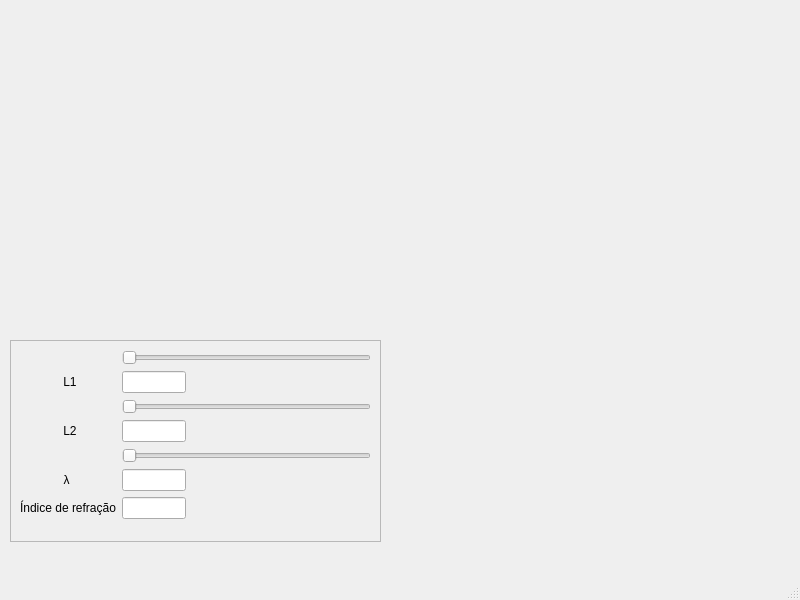
<?xml version="1.0" encoding="UTF-8"?>
<ui version="4.0">
 <class>MainWindow</class>
 <widget class="QMainWindow" name="MainWindow">
  <property name="geometry">
   <rect>
    <x>0</x>
    <y>0</y>
    <width>800</width>
    <height>600</height>
   </rect>
  </property>
  <property name="windowTitle">
   <string>MainWindow</string>
  </property>
  <widget class="QWidget" name="centralwidget">
   <widget class="QFrame" name="frame">
    <property name="geometry">
     <rect>
      <x>10</x>
      <y>340</y>
      <width>371</width>
      <height>202</height>
     </rect>
    </property>
    <property name="frameShape">
     <enum>QFrame::StyledPanel</enum>
    </property>
    <property name="frameShadow">
     <enum>QFrame::Raised</enum>
    </property>
    <layout class="QFormLayout" name="formLayout">
     <item row="0" column="1">
      <widget class="QSlider" name="L1_horizontalSlider">
       <property name="minimum">
        <number>1</number>
       </property>
       <property name="maximum">
        <number>1000</number>
       </property>
       <property name="pageStep">
        <number>1</number>
       </property>
       <property name="orientation">
        <enum>Qt::Horizontal</enum>
       </property>
       <property name="tickPosition">
        <enum>QSlider::NoTicks</enum>
       </property>
      </widget>
     </item>
     <item row="1" column="0">
      <widget class="QLabel" name="L1_label">
       <property name="text">
        <string>             L1</string>
       </property>
      </widget>
     </item>
     <item row="1" column="1">
      <widget class="QLineEdit" name="L1_lineEdit">
       <property name="maximumSize">
        <size>
         <width>64</width>
         <height>16777215</height>
        </size>
       </property>
      </widget>
     </item>
     <item row="2" column="1">
      <widget class="QSlider" name="L2_horizontalSlider">
       <property name="minimum">
        <number>1</number>
       </property>
       <property name="maximum">
        <number>1000</number>
       </property>
       <property name="pageStep">
        <number>1</number>
       </property>
       <property name="orientation">
        <enum>Qt::Horizontal</enum>
       </property>
      </widget>
     </item>
     <item row="3" column="0">
      <widget class="QLabel" name="L2_label">
       <property name="text">
        <string>             L2</string>
       </property>
      </widget>
     </item>
     <item row="3" column="1">
      <widget class="QLineEdit" name="L2_lineEdit">
       <property name="maximumSize">
        <size>
         <width>64</width>
         <height>16777215</height>
        </size>
       </property>
      </widget>
     </item>
     <item row="4" column="1">
      <widget class="QSlider" name="Lambda_horizontalSlider_3">
       <property name="minimum">
        <number>380</number>
       </property>
       <property name="maximum">
        <number>700</number>
       </property>
       <property name="pageStep">
        <number>1</number>
       </property>
       <property name="orientation">
        <enum>Qt::Horizontal</enum>
       </property>
      </widget>
     </item>
     <item row="5" column="0">
      <widget class="QLabel" name="Lambda_label">
       <property name="text">
        <string>             λ</string>
       </property>
       <property name="alignment">
        <set>Qt::AlignCenter</set>
       </property>
      </widget>
     </item>
     <item row="5" column="1">
      <widget class="QLineEdit" name="Lambda_lineEdit">
       <property name="maximumSize">
        <size>
         <width>64</width>
         <height>16777215</height>
        </size>
       </property>
      </widget>
     </item>
     <item row="6" column="0">
      <widget class="QLabel" name="IR_label">
       <property name="text">
        <string>Índice de refração</string>
       </property>
       <property name="wordWrap">
        <bool>false</bool>
       </property>
      </widget>
     </item>
     <item row="6" column="1">
      <widget class="QLineEdit" name="IR_lineEdit">
       <property name="maximumSize">
        <size>
         <width>64</width>
         <height>16777215</height>
        </size>
       </property>
      </widget>
     </item>
    </layout>
   </widget>
  </widget>
  <widget class="QMenuBar" name="menubar">
   <property name="geometry">
    <rect>
     <x>0</x>
     <y>0</y>
     <width>800</width>
     <height>21</height>
    </rect>
   </property>
  </widget>
  <widget class="QStatusBar" name="statusbar"/>
 </widget>
 <resources/>
 <connections/>
</ui>
